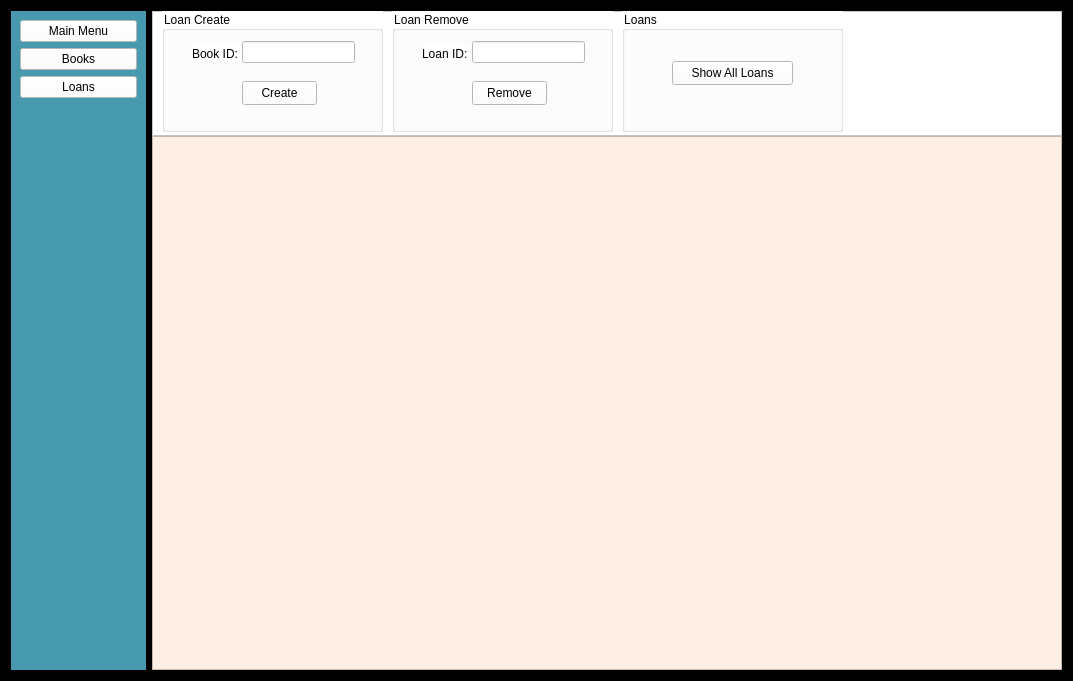
<?xml version="1.0" encoding="UTF-8"?>
<ui version="4.0">
 <class>Widget</class>
 <widget class="QWidget" name="Widget">
  <property name="geometry">
   <rect>
    <x>0</x>
    <y>0</y>
    <width>1073</width>
    <height>681</height>
   </rect>
  </property>
  <property name="windowTitle">
   <string>Widget</string>
  </property>
  <property name="styleSheet">
   <string notr="true">background:black;</string>
  </property>
  <layout class="QHBoxLayout" name="horizontalLayout">
   <item>
    <layout class="QHBoxLayout" name="horizontalLayout_2">
     <property name="sizeConstraint">
      <enum>QLayout::SetMinimumSize</enum>
     </property>
     <item>
      <widget class="QWidget" name="menu_widget" native="true">
       <property name="minimumSize">
        <size>
         <width>135</width>
         <height>200</height>
        </size>
       </property>
       <property name="maximumSize">
        <size>
         <width>999999</width>
         <height>16777215</height>
        </size>
       </property>
       <property name="styleSheet">
        <string notr="true">background: rgb(71, 153, 174);</string>
       </property>
       <layout class="QVBoxLayout" name="verticalLayout">
        <item>
         <widget class="QPushButton" name="main_menu_button">
          <property name="styleSheet">
           <string notr="true">background: white;</string>
          </property>
          <property name="text">
           <string>Main Menu</string>
          </property>
         </widget>
        </item>
        <item>
         <widget class="QPushButton" name="books_menu_button">
          <property name="enabled">
           <bool>true</bool>
          </property>
          <property name="styleSheet">
           <string notr="true">background: white;</string>
          </property>
          <property name="text">
           <string>Books</string>
          </property>
         </widget>
        </item>
        <item>
         <widget class="QPushButton" name="loans_menu_button">
          <property name="styleSheet">
           <string notr="true">background: white;</string>
          </property>
          <property name="text">
           <string>Loans</string>
          </property>
         </widget>
        </item>
        <item>
         <spacer name="verticalSpacer">
          <property name="orientation">
           <enum>Qt::Vertical</enum>
          </property>
          <property name="sizeHint" stdset="0">
           <size>
            <width>20</width>
            <height>40</height>
           </size>
          </property>
         </spacer>
        </item>
       </layout>
      </widget>
     </item>
     <item>
      <widget class="QStackedWidget" name="main_widget">
       <property name="styleSheet">
        <string notr="true">background:black;</string>
       </property>
       <property name="currentIndex">
        <number>0</number>
       </property>
       <widget class="QWidget" name="loans_widget_users">
        <layout class="QVBoxLayout" name="verticalLayout_6">
         <property name="spacing">
          <number>0</number>
         </property>
         <property name="leftMargin">
          <number>0</number>
         </property>
         <property name="topMargin">
          <number>0</number>
         </property>
         <property name="rightMargin">
          <number>0</number>
         </property>
         <property name="bottomMargin">
          <number>0</number>
         </property>
         <item>
          <widget class="QFrame" name="frame">
           <property name="minimumSize">
            <size>
             <width>0</width>
             <height>125</height>
            </size>
           </property>
           <property name="styleSheet">
            <string notr="true">background:white;</string>
           </property>
           <property name="frameShape">
            <enum>QFrame::StyledPanel</enum>
           </property>
           <property name="frameShadow">
            <enum>QFrame::Raised</enum>
           </property>
           <widget class="QGroupBox" name="groupBox">
            <property name="geometry">
             <rect>
              <x>10</x>
              <y>0</y>
              <width>221</width>
              <height>121</height>
             </rect>
            </property>
            <property name="styleSheet">
             <string notr="true">background:white;</string>
            </property>
            <property name="title">
             <string>Loan Create</string>
            </property>
            <widget class="QLabel" name="label_2">
             <property name="geometry">
              <rect>
               <x>30</x>
               <y>35</y>
               <width>49</width>
               <height>16</height>
              </rect>
             </property>
             <property name="text">
              <string>Book ID:</string>
             </property>
            </widget>
            <widget class="QLineEdit" name="loans_book_ID_edit">
             <property name="geometry">
              <rect>
               <x>80</x>
               <y>30</y>
               <width>113</width>
               <height>22</height>
              </rect>
             </property>
            </widget>
            <widget class="QPushButton" name="create_loan_button">
             <property name="geometry">
              <rect>
               <x>80</x>
               <y>70</y>
               <width>75</width>
               <height>24</height>
              </rect>
             </property>
             <property name="text">
              <string>Create</string>
             </property>
            </widget>
           </widget>
           <widget class="QGroupBox" name="groupBox_2">
            <property name="geometry">
             <rect>
              <x>240</x>
              <y>0</y>
              <width>221</width>
              <height>121</height>
             </rect>
            </property>
            <property name="styleSheet">
             <string notr="true">background:white;</string>
            </property>
            <property name="title">
             <string>Loan Remove</string>
            </property>
            <widget class="QLabel" name="label_6">
             <property name="geometry">
              <rect>
               <x>30</x>
               <y>35</y>
               <width>49</width>
               <height>16</height>
              </rect>
             </property>
             <property name="text">
              <string>Loan ID:</string>
             </property>
            </widget>
            <widget class="QLineEdit" name="loans_loan_ID_edit">
             <property name="geometry">
              <rect>
               <x>80</x>
               <y>30</y>
               <width>113</width>
               <height>22</height>
              </rect>
             </property>
            </widget>
            <widget class="QPushButton" name="remove_loan_button">
             <property name="geometry">
              <rect>
               <x>80</x>
               <y>70</y>
               <width>75</width>
               <height>24</height>
              </rect>
             </property>
             <property name="text">
              <string>Remove</string>
             </property>
            </widget>
           </widget>
           <widget class="QGroupBox" name="groupBox_3">
            <property name="geometry">
             <rect>
              <x>470</x>
              <y>0</y>
              <width>221</width>
              <height>121</height>
             </rect>
            </property>
            <property name="styleSheet">
             <string notr="true">background:white;</string>
            </property>
            <property name="title">
             <string>Loans</string>
            </property>
            <widget class="QPushButton" name="show_all_loans_button">
             <property name="geometry">
              <rect>
               <x>50</x>
               <y>50</y>
               <width>121</width>
               <height>24</height>
              </rect>
             </property>
             <property name="text">
              <string>Show All Loans</string>
             </property>
            </widget>
           </widget>
          </widget>
         </item>
         <item>
          <widget class="QWidget" name="widget" native="true">
           <layout class="QHBoxLayout" name="horizontalLayout_4">
            <property name="spacing">
             <number>0</number>
            </property>
            <property name="leftMargin">
             <number>0</number>
            </property>
            <property name="topMargin">
             <number>0</number>
            </property>
            <property name="rightMargin">
             <number>0</number>
            </property>
            <property name="bottomMargin">
             <number>0</number>
            </property>
            <item>
             <widget class="QTableWidget" name="user_loans_table">
              <property name="styleSheet">
               <string notr="true">background:#FFEEE4;</string>
              </property>
             </widget>
            </item>
           </layout>
          </widget>
         </item>
        </layout>
       </widget>
       <widget class="QWidget" name="main_menu_widget">
        <property name="styleSheet">
         <string notr="true">background:gray;</string>
        </property>
        <layout class="QVBoxLayout" name="verticalLayout_7">
         <item>
          <widget class="QWidget" name="widget_2" native="true">
           <property name="styleSheet">
            <string notr="true">background:#58C9B9;</string>
           </property>
           <layout class="QGridLayout" name="gridLayout">
            <item row="1" column="2">
             <spacer name="horizontalSpacer_2">
              <property name="orientation">
               <enum>Qt::Horizontal</enum>
              </property>
              <property name="sizeHint" stdset="0">
               <size>
                <width>254</width>
                <height>20</height>
               </size>
              </property>
             </spacer>
            </item>
            <item row="0" column="1">
             <spacer name="verticalSpacer_3">
              <property name="orientation">
               <enum>Qt::Vertical</enum>
              </property>
              <property name="sizeHint" stdset="0">
               <size>
                <width>20</width>
                <height>53</height>
               </size>
              </property>
             </spacer>
            </item>
            <item row="1" column="0">
             <spacer name="horizontalSpacer">
              <property name="orientation">
               <enum>Qt::Horizontal</enum>
              </property>
              <property name="sizeHint" stdset="0">
               <size>
                <width>254</width>
                <height>20</height>
               </size>
              </property>
             </spacer>
            </item>
            <item row="2" column="1">
             <spacer name="verticalSpacer_4">
              <property name="orientation">
               <enum>Qt::Vertical</enum>
              </property>
              <property name="sizeHint" stdset="0">
               <size>
                <width>20</width>
                <height>54</height>
               </size>
              </property>
             </spacer>
            </item>
            <item row="1" column="1">
             <widget class="QStackedWidget" name="main_menu_widgets">
              <property name="minimumSize">
               <size>
                <width>350</width>
                <height>400</height>
               </size>
              </property>
              <property name="styleSheet">
               <string notr="true">background:#FFEEE4;</string>
              </property>
              <property name="currentIndex">
               <number>1</number>
              </property>
              <widget class="QWidget" name="main_menu_info">
               <widget class="QWidget" name="widget_3" native="true">
                <property name="geometry">
                 <rect>
                  <x>10</x>
                  <y>10</y>
                  <width>331</width>
                  <height>381</height>
                 </rect>
                </property>
                <property name="styleSheet">
                 <string notr="true">background:white;</string>
                </property>
                <widget class="QLabel" name="label_10">
                 <property name="geometry">
                  <rect>
                   <x>40</x>
                   <y>60</y>
                   <width>121</width>
                   <height>41</height>
                  </rect>
                 </property>
                 <property name="font">
                  <font>
                   <family>Microsoft Sans Serif</family>
                   <pointsize>12</pointsize>
                   <bold>true</bold>
                  </font>
                 </property>
                 <property name="text">
                  <string>First Name:</string>
                 </property>
                </widget>
                <widget class="QLabel" name="label_11">
                 <property name="geometry">
                  <rect>
                   <x>40</x>
                   <y>100</y>
                   <width>121</width>
                   <height>41</height>
                  </rect>
                 </property>
                 <property name="font">
                  <font>
                   <family>Microsoft Sans Serif</family>
                   <pointsize>12</pointsize>
                   <bold>true</bold>
                  </font>
                 </property>
                 <property name="text">
                  <string>Last Name:</string>
                 </property>
                </widget>
                <widget class="QLabel" name="label_12">
                 <property name="geometry">
                  <rect>
                   <x>40</x>
                   <y>140</y>
                   <width>141</width>
                   <height>41</height>
                  </rect>
                 </property>
                 <property name="font">
                  <font>
                   <family>Microsoft Sans Serif</family>
                   <pointsize>12</pointsize>
                   <bold>true</bold>
                  </font>
                 </property>
                 <property name="text">
                  <string>Membership:</string>
                 </property>
                </widget>
                <widget class="QLabel" name="label_13">
                 <property name="geometry">
                  <rect>
                   <x>40</x>
                   <y>180</y>
                   <width>201</width>
                   <height>41</height>
                  </rect>
                 </property>
                 <property name="font">
                  <font>
                   <family>Microsoft Sans Serif</family>
                   <pointsize>12</pointsize>
                   <bold>true</bold>
                  </font>
                 </property>
                 <property name="text">
                  <string>Registration Date:</string>
                 </property>
                </widget>
                <widget class="QLabel" name="label_14">
                 <property name="geometry">
                  <rect>
                   <x>130</x>
                   <y>10</y>
                   <width>71</width>
                   <height>51</height>
                  </rect>
                 </property>
                 <property name="font">
                  <font>
                   <family>Microsoft Sans Serif</family>
                   <pointsize>30</pointsize>
                   <bold>true</bold>
                  </font>
                 </property>
                 <property name="text">
                  <string>Info</string>
                 </property>
                </widget>
                <widget class="QLabel" name="label_15">
                 <property name="geometry">
                  <rect>
                   <x>40</x>
                   <y>220</y>
                   <width>201</width>
                   <height>41</height>
                  </rect>
                 </property>
                 <property name="font">
                  <font>
                   <family>Microsoft Sans Serif</family>
                   <pointsize>12</pointsize>
                   <bold>true</bold>
                  </font>
                 </property>
                 <property name="text">
                  <string>Phone:</string>
                 </property>
                </widget>
                <widget class="QLabel" name="label_16">
                 <property name="geometry">
                  <rect>
                   <x>40</x>
                   <y>250</y>
                   <width>201</width>
                   <height>41</height>
                  </rect>
                 </property>
                 <property name="font">
                  <font>
                   <family>Microsoft Sans Serif</family>
                   <pointsize>12</pointsize>
                   <bold>true</bold>
                  </font>
                 </property>
                 <property name="text">
                  <string>Email:</string>
                 </property>
                </widget>
                <widget class="QLabel" name="info_first_name_label">
                 <property name="geometry">
                  <rect>
                   <x>150</x>
                   <y>73</y>
                   <width>121</width>
                   <height>16</height>
                  </rect>
                 </property>
                 <property name="text">
                  <string>Name</string>
                 </property>
                </widget>
                <widget class="QLabel" name="info_last_name_label">
                 <property name="geometry">
                  <rect>
                   <x>150</x>
                   <y>113</y>
                   <width>121</width>
                   <height>16</height>
                  </rect>
                 </property>
                 <property name="text">
                  <string>Name</string>
                 </property>
                </widget>
                <widget class="QLabel" name="info_membership_label">
                 <property name="geometry">
                  <rect>
                   <x>160</x>
                   <y>153</y>
                   <width>121</width>
                   <height>16</height>
                  </rect>
                 </property>
                 <property name="text">
                  <string>Name</string>
                 </property>
                </widget>
                <widget class="QLabel" name="info_regis_date_label">
                 <property name="geometry">
                  <rect>
                   <x>200</x>
                   <y>193</y>
                   <width>121</width>
                   <height>16</height>
                  </rect>
                 </property>
                 <property name="text">
                  <string>Name</string>
                 </property>
                </widget>
                <widget class="QLabel" name="info_phone_label">
                 <property name="geometry">
                  <rect>
                   <x>110</x>
                   <y>233</y>
                   <width>121</width>
                   <height>16</height>
                  </rect>
                 </property>
                 <property name="text">
                  <string>Name</string>
                 </property>
                </widget>
                <widget class="QLabel" name="info_email_label">
                 <property name="geometry">
                  <rect>
                   <x>110</x>
                   <y>263</y>
                   <width>121</width>
                   <height>16</height>
                  </rect>
                 </property>
                 <property name="text">
                  <string>Name</string>
                 </property>
                </widget>
               </widget>
              </widget>
              <widget class="QWidget" name="main_menu_log_in">
               <widget class="QLabel" name="label_7">
                <property name="geometry">
                 <rect>
                  <x>120</x>
                  <y>60</y>
                  <width>121</width>
                  <height>51</height>
                 </rect>
                </property>
                <property name="font">
                 <font>
                  <family>Microsoft Sans Serif</family>
                  <pointsize>30</pointsize>
                  <bold>true</bold>
                 </font>
                </property>
                <property name="text">
                 <string>Log In</string>
                </property>
               </widget>
               <widget class="QLineEdit" name="login_email_edit">
                <property name="geometry">
                 <rect>
                  <x>100</x>
                  <y>140</y>
                  <width>151</width>
                  <height>41</height>
                 </rect>
                </property>
                <property name="font">
                 <font>
                  <italic>false</italic>
                 </font>
                </property>
                <property name="styleSheet">
                 <string notr="true">background-color:white;
border:none;
border-bottom:2px solid black;
color:rgb(164, 202, 222);
padding-bottom:7px;
</string>
                </property>
                <property name="text">
                 <string>Email</string>
                </property>
               </widget>
               <widget class="QLineEdit" name="login_password_edit">
                <property name="geometry">
                 <rect>
                  <x>100</x>
                  <y>210</y>
                  <width>151</width>
                  <height>41</height>
                 </rect>
                </property>
                <property name="styleSheet">
                 <string notr="true">background-color:white;
border:none;
border-bottom:2px solid black;
color:rgb(164, 202, 222);
padding-bottom:7px;
</string>
                </property>
                <property name="text">
                 <string>Password</string>
                </property>
                <property name="echoMode">
                 <enum>QLineEdit::Password</enum>
                </property>
               </widget>
               <widget class="QPushButton" name="login_button">
                <property name="geometry">
                 <rect>
                  <x>140</x>
                  <y>280</y>
                  <width>75</width>
                  <height>24</height>
                 </rect>
                </property>
                <property name="text">
                 <string>Log In</string>
                </property>
               </widget>
               <widget class="QLabel" name="label_8">
                <property name="geometry">
                 <rect>
                  <x>50</x>
                  <y>140</y>
                  <width>41</width>
                  <height>41</height>
                 </rect>
                </property>
                <property name="styleSheet">
                 <string notr="true"/>
                </property>
                <property name="text">
                 <string/>
                </property>
               </widget>
               <widget class="QPushButton" name="go_signup_button">
                <property name="geometry">
                 <rect>
                  <x>140</x>
                  <y>320</y>
                  <width>75</width>
                  <height>24</height>
                 </rect>
                </property>
                <property name="text">
                 <string>Sign Up</string>
                </property>
               </widget>
               <widget class="QCheckBox" name="staff_check_box">
                <property name="geometry">
                 <rect>
                  <x>150</x>
                  <y>260</y>
                  <width>51</width>
                  <height>20</height>
                 </rect>
                </property>
                <property name="text">
                 <string>Staff</string>
                </property>
               </widget>
              </widget>
              <widget class="QWidget" name="main_menu_sign_up">
               <widget class="QLabel" name="label_9">
                <property name="geometry">
                 <rect>
                  <x>100</x>
                  <y>10</y>
                  <width>151</width>
                  <height>51</height>
                 </rect>
                </property>
                <property name="font">
                 <font>
                  <family>Microsoft Sans Serif</family>
                  <pointsize>30</pointsize>
                  <bold>true</bold>
                 </font>
                </property>
                <property name="text">
                 <string>Sign Up</string>
                </property>
               </widget>
               <widget class="QLineEdit" name="signup_first_name_edit">
                <property name="geometry">
                 <rect>
                  <x>30</x>
                  <y>70</y>
                  <width>121</width>
                  <height>41</height>
                 </rect>
                </property>
                <property name="font">
                 <font>
                  <italic>false</italic>
                 </font>
                </property>
                <property name="styleSheet">
                 <string notr="true">background-color:white;
border:none;
border-bottom:2px solid black;
color:rgb(164, 202, 222);
padding-bottom:7px;
</string>
                </property>
                <property name="text">
                 <string>First Name</string>
                </property>
               </widget>
               <widget class="QLineEdit" name="signup_password_edit">
                <property name="geometry">
                 <rect>
                  <x>30</x>
                  <y>190</y>
                  <width>151</width>
                  <height>41</height>
                 </rect>
                </property>
                <property name="styleSheet">
                 <string notr="true">background-color:white;
border:none;
border-bottom:2px solid black;
color:rgb(164, 202, 222);
padding-bottom:7px;
</string>
                </property>
                <property name="text">
                 <string>Password</string>
                </property>
                <property name="echoMode">
                 <enum>QLineEdit::Password</enum>
                </property>
               </widget>
               <widget class="QPushButton" name="signup_button">
                <property name="geometry">
                 <rect>
                  <x>140</x>
                  <y>320</y>
                  <width>75</width>
                  <height>24</height>
                 </rect>
                </property>
                <property name="text">
                 <string>Sign Up</string>
                </property>
               </widget>
               <widget class="QLineEdit" name="signup_email_edit">
                <property name="geometry">
                 <rect>
                  <x>30</x>
                  <y>130</y>
                  <width>291</width>
                  <height>41</height>
                 </rect>
                </property>
                <property name="font">
                 <font>
                  <italic>false</italic>
                 </font>
                </property>
                <property name="styleSheet">
                 <string notr="true">background-color:white;
border:none;
border-bottom:2px solid black;
color:rgb(164, 202, 222);
padding-bottom:7px;
</string>
                </property>
                <property name="text">
                 <string>Email</string>
                </property>
               </widget>
               <widget class="QPushButton" name="main_menu_back_button">
                <property name="geometry">
                 <rect>
                  <x>140</x>
                  <y>350</y>
                  <width>75</width>
                  <height>24</height>
                 </rect>
                </property>
                <property name="text">
                 <string>Back</string>
                </property>
               </widget>
               <widget class="QLineEdit" name="signup_last_name_edit">
                <property name="geometry">
                 <rect>
                  <x>200</x>
                  <y>70</y>
                  <width>121</width>
                  <height>41</height>
                 </rect>
                </property>
                <property name="font">
                 <font>
                  <italic>false</italic>
                 </font>
                </property>
                <property name="styleSheet">
                 <string notr="true">background-color:white;
border:none;
border-bottom:2px solid black;
color:rgb(164, 202, 222);
padding-bottom:7px;
</string>
                </property>
                <property name="text">
                 <string>Last Name</string>
                </property>
               </widget>
               <widget class="QLineEdit" name="signup_phone_edit">
                <property name="geometry">
                 <rect>
                  <x>30</x>
                  <y>250</y>
                  <width>121</width>
                  <height>41</height>
                 </rect>
                </property>
                <property name="font">
                 <font>
                  <italic>false</italic>
                 </font>
                </property>
                <property name="styleSheet">
                 <string notr="true">background-color:white;
border:none;
border-bottom:2px solid black;
color:rgb(164, 202, 222);
padding-bottom:7px;
</string>
                </property>
                <property name="text">
                 <string>Phone Number</string>
                </property>
               </widget>
              </widget>
             </widget>
            </item>
           </layout>
          </widget>
         </item>
        </layout>
       </widget>
       <widget class="QWidget" name="books_widget">
        <property name="styleSheet">
         <string notr="true">background: black;</string>
        </property>
        <layout class="QVBoxLayout" name="verticalLayout_2">
         <property name="spacing">
          <number>0</number>
         </property>
         <property name="leftMargin">
          <number>0</number>
         </property>
         <property name="topMargin">
          <number>0</number>
         </property>
         <property name="rightMargin">
          <number>0</number>
         </property>
         <property name="bottomMargin">
          <number>0</number>
         </property>
         <item>
          <widget class="QWidget" name="header_books" native="true">
           <property name="minimumSize">
            <size>
             <width>0</width>
             <height>50</height>
            </size>
           </property>
           <property name="styleSheet">
            <string notr="true">background:#58C9B9;</string>
           </property>
           <widget class="QLineEdit" name="books_title_edit">
            <property name="geometry">
             <rect>
              <x>100</x>
              <y>10</y>
              <width>113</width>
              <height>22</height>
             </rect>
            </property>
            <property name="styleSheet">
             <string notr="true">background:white;</string>
            </property>
           </widget>
           <widget class="QLabel" name="label_title_books">
            <property name="geometry">
             <rect>
              <x>30</x>
              <y>13</y>
              <width>71</width>
              <height>16</height>
             </rect>
            </property>
            <property name="text">
             <string>Book Name:</string>
            </property>
           </widget>
           <widget class="QPushButton" name="search_button_books">
            <property name="geometry">
             <rect>
              <x>790</x>
              <y>10</y>
              <width>75</width>
              <height>24</height>
             </rect>
            </property>
            <property name="styleSheet">
             <string notr="true">background:white;</string>
            </property>
            <property name="text">
             <string>Search</string>
            </property>
           </widget>
           <widget class="QLineEdit" name="books_author_edit">
            <property name="geometry">
             <rect>
              <x>330</x>
              <y>10</y>
              <width>113</width>
              <height>22</height>
             </rect>
            </property>
            <property name="styleSheet">
             <string notr="true">background:white;</string>
            </property>
            <property name="text">
             <string/>
            </property>
           </widget>
           <widget class="QLabel" name="label_author_books">
            <property name="geometry">
             <rect>
              <x>250</x>
              <y>13</y>
              <width>81</width>
              <height>16</height>
             </rect>
            </property>
            <property name="text">
             <string>Author Name:</string>
            </property>
           </widget>
          </widget>
         </item>
         <item>
          <widget class="QWidget" name="widget_books_search" native="true">
           <layout class="QHBoxLayout" name="horizontalLayout_3">
            <property name="spacing">
             <number>0</number>
            </property>
            <property name="leftMargin">
             <number>0</number>
            </property>
            <property name="topMargin">
             <number>1</number>
            </property>
            <property name="rightMargin">
             <number>0</number>
            </property>
            <property name="bottomMargin">
             <number>0</number>
            </property>
            <item>
             <widget class="QWidget" name="widget_books_filter" native="true">
              <property name="minimumSize">
               <size>
                <width>160</width>
                <height>0</height>
               </size>
              </property>
              <property name="styleSheet">
               <string notr="true">background:#58C9B9;</string>
              </property>
              <layout class="QVBoxLayout" name="verticalLayout_3">
               <item>
                <widget class="QFrame" name="category_filter_books">
                 <property name="minimumSize">
                  <size>
                   <width>0</width>
                   <height>300</height>
                  </size>
                 </property>
                 <property name="styleSheet">
                  <string notr="true">background:white;</string>
                 </property>
                 <property name="frameShape">
                  <enum>QFrame::StyledPanel</enum>
                 </property>
                 <property name="frameShadow">
                  <enum>QFrame::Raised</enum>
                 </property>
                 <layout class="QVBoxLayout" name="verticalLayout_4">
                  <item>
                   <widget class="QLabel" name="category_label_books">
                    <property name="font">
                     <font>
                      <pointsize>14</pointsize>
                     </font>
                    </property>
                    <property name="text">
                     <string>Category</string>
                    </property>
                    <property name="alignment">
                     <set>Qt::AlignCenter</set>
                    </property>
                   </widget>
                  </item>
                  <item>
                   <widget class="QCheckBox" name="romance_box_books">
                    <property name="text">
                     <string>Romance</string>
                    </property>
                   </widget>
                  </item>
                  <item>
                   <widget class="QCheckBox" name="horror_box_books">
                    <property name="text">
                     <string>Horror</string>
                    </property>
                   </widget>
                  </item>
                  <item>
                   <widget class="QCheckBox" name="fantasy_box_books">
                    <property name="text">
                     <string>Fantasy</string>
                    </property>
                   </widget>
                  </item>
                  <item>
                   <widget class="QCheckBox" name="tralve_box_books">
                    <property name="text">
                     <string>Travel</string>
                    </property>
                   </widget>
                  </item>
                  <item>
                   <widget class="QCheckBox" name="short_story_box_books">
                    <property name="text">
                     <string>Short Story</string>
                    </property>
                   </widget>
                  </item>
                  <item>
                   <widget class="QCheckBox" name="history_box_books">
                    <property name="text">
                     <string>History</string>
                    </property>
                   </widget>
                  </item>
                  <item>
                   <widget class="QCheckBox" name="science_box_books">
                    <property name="text">
                     <string>Science Fiction</string>
                    </property>
                   </widget>
                  </item>
                  <item>
                   <widget class="QCheckBox" name="adventure_box_books">
                    <property name="text">
                     <string>Adventure</string>
                    </property>
                   </widget>
                  </item>
                 </layout>
                </widget>
               </item>
               <item>
                <widget class="QFrame" name="year_filter_books">
                 <property name="styleSheet">
                  <string notr="true">background:white;</string>
                 </property>
                 <property name="frameShape">
                  <enum>QFrame::StyledPanel</enum>
                 </property>
                 <property name="frameShadow">
                  <enum>QFrame::Raised</enum>
                 </property>
                 <layout class="QVBoxLayout" name="verticalLayout_5">
                  <item>
                   <widget class="QLabel" name="label_4">
                    <property name="maximumSize">
                     <size>
                      <width>16777215</width>
                      <height>20</height>
                     </size>
                    </property>
                    <property name="font">
                     <font>
                      <pointsize>16</pointsize>
                     </font>
                    </property>
                    <property name="text">
                     <string>Year</string>
                    </property>
                    <property name="alignment">
                     <set>Qt::AlignCenter</set>
                    </property>
                   </widget>
                  </item>
                  <item>
                   <widget class="QLabel" name="label">
                    <property name="text">
                     <string>Between</string>
                    </property>
                   </widget>
                  </item>
                  <item>
                   <widget class="QDateEdit" name="first_date_year">
                    <property name="displayFormat">
                     <string>yyyy</string>
                    </property>
                    <property name="date">
                     <date>
                      <year>1755</year>
                      <month>1</month>
                      <day>1</day>
                     </date>
                    </property>
                   </widget>
                  </item>
                  <item>
                   <widget class="QDateEdit" name="second_date_year">
                    <property name="displayFormat">
                     <string>yyyy</string>
                    </property>
                    <property name="date">
                     <date>
                      <year>2026</year>
                      <month>1</month>
                      <day>1</day>
                     </date>
                    </property>
                   </widget>
                  </item>
                 </layout>
                </widget>
               </item>
               <item>
                <spacer name="verticalSpacer_2">
                 <property name="orientation">
                  <enum>Qt::Vertical</enum>
                 </property>
                 <property name="sizeHint" stdset="0">
                  <size>
                   <width>20</width>
                   <height>40</height>
                  </size>
                 </property>
                </spacer>
               </item>
               <item>
                <widget class="QPushButton" name="filter_button_books">
                 <property name="styleSheet">
                  <string notr="true">background:white;</string>
                 </property>
                 <property name="text">
                  <string>Filter</string>
                 </property>
                </widget>
               </item>
              </layout>
             </widget>
            </item>
            <item>
             <widget class="QTableWidget" name="books_table">
              <property name="enabled">
               <bool>true</bool>
              </property>
              <property name="styleSheet">
               <string notr="true">background:#FFEEE4;</string>
              </property>
             </widget>
            </item>
           </layout>
          </widget>
         </item>
        </layout>
       </widget>
      </widget>
     </item>
    </layout>
   </item>
  </layout>
 </widget>
 <resources/>
 <connections/>
</ui>
